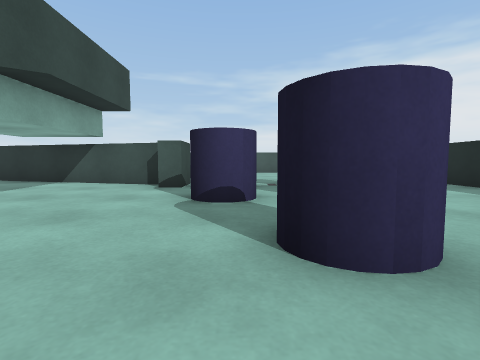
View 1 (above)

23 first-person views from a walk through a 3-D level made in the Unity game engine. The camera is 0.55 m above the floor, tilts 4° down and sees 85° across. The floor is counted in squares, 1 m on a side. Each view is taken from the middle of a square. On the plan, view 1 faces up. The plan holds only what a view shows up to about 9 squares ahead; the rest is blank. The place goes on beyond the plan. Surface patterns are stand-ins for the level's own textures.

View 2
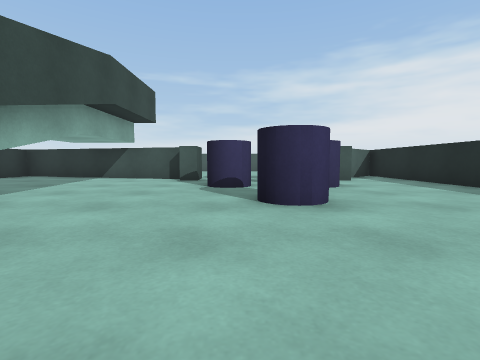

View 3
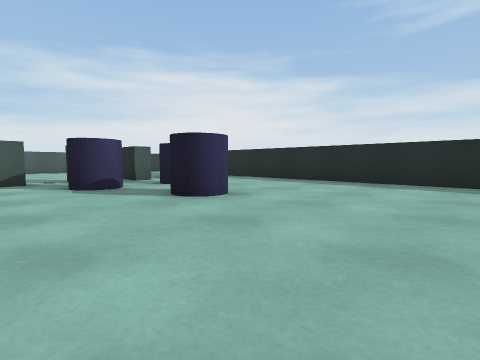

View 4
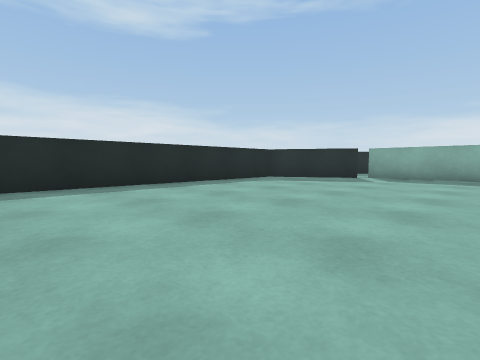

View 5
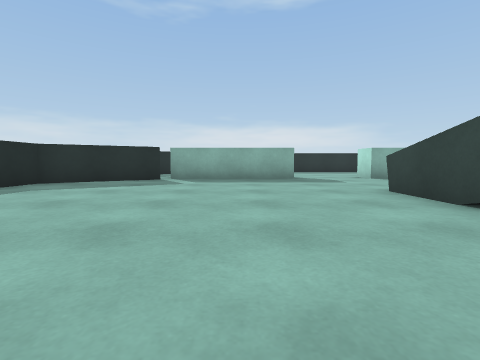

View 6
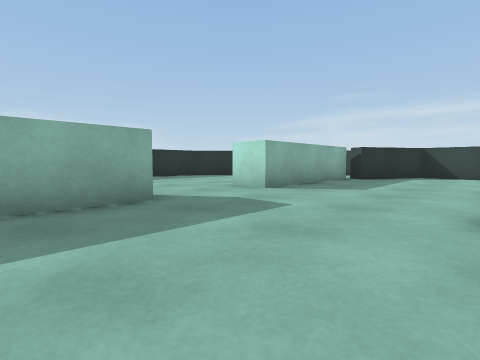

View 7
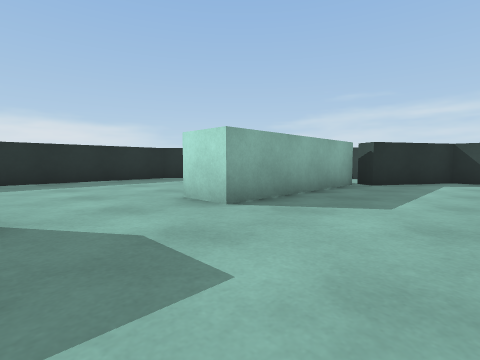

View 8
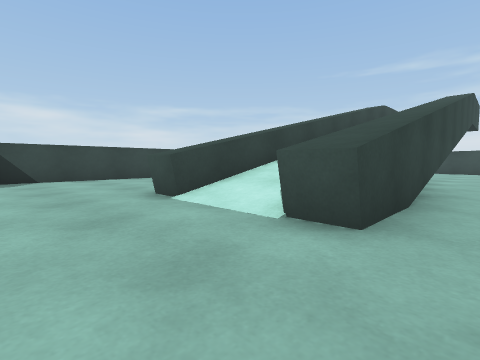

View 9
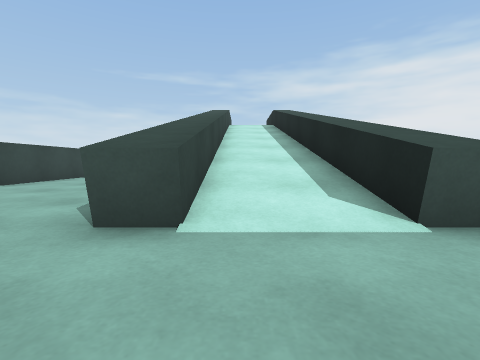

View 10
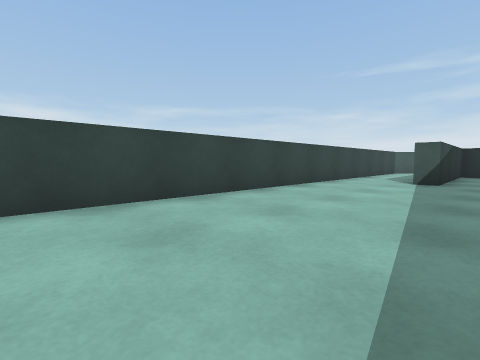

View 11
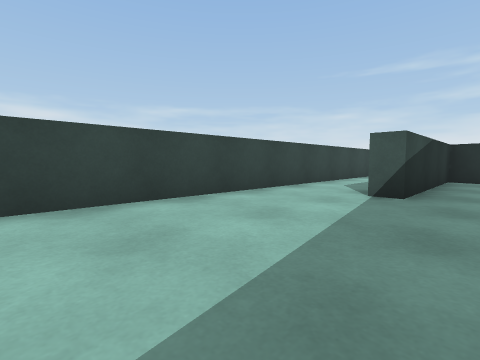

View 12
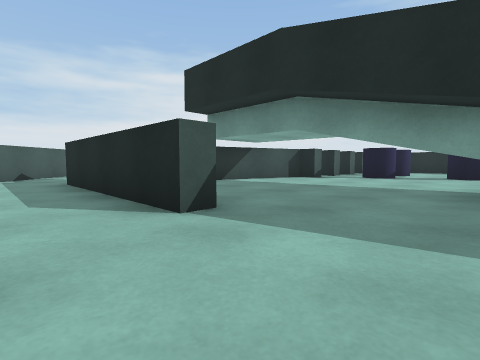

View 13
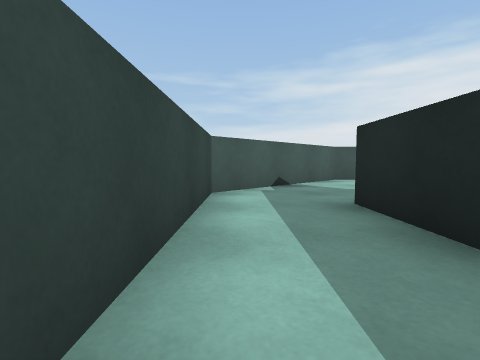

View 14
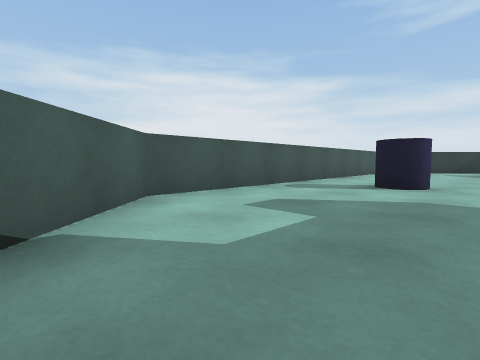

View 15
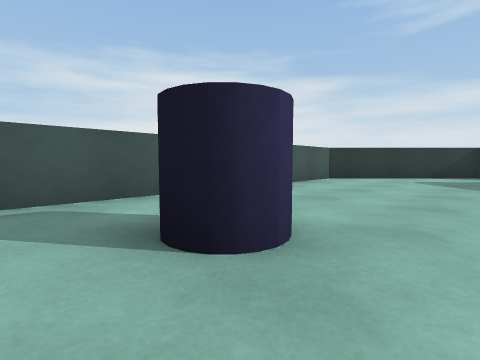

View 16
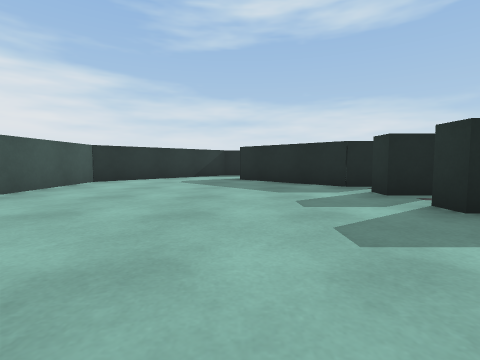

View 17
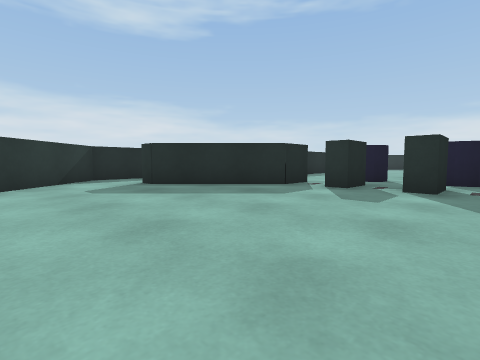

View 18
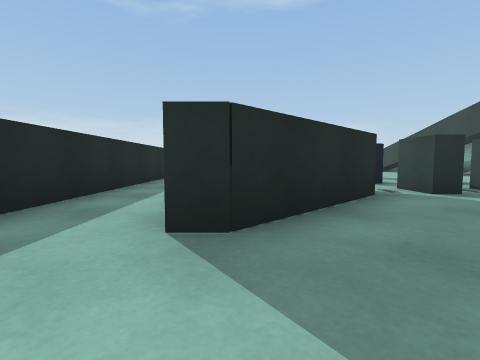

View 19
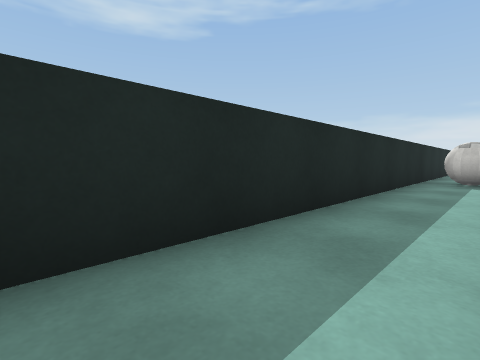

View 20
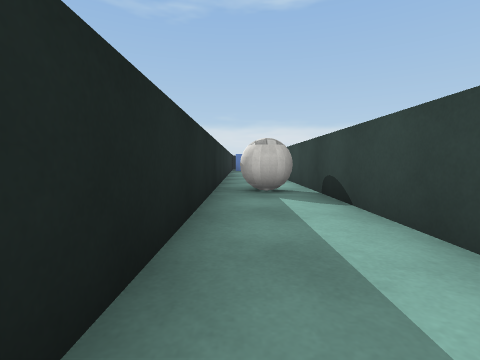

View 21
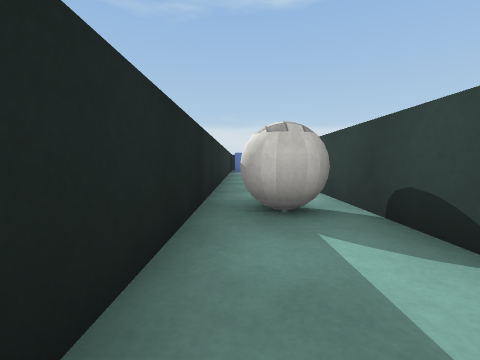

View 22
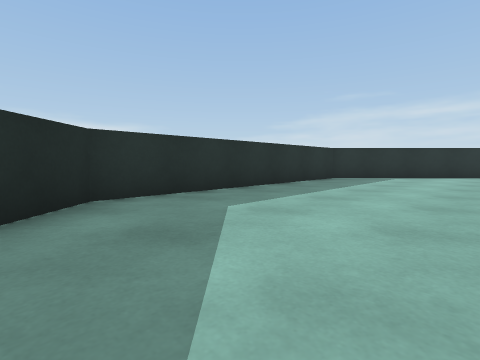

View 23
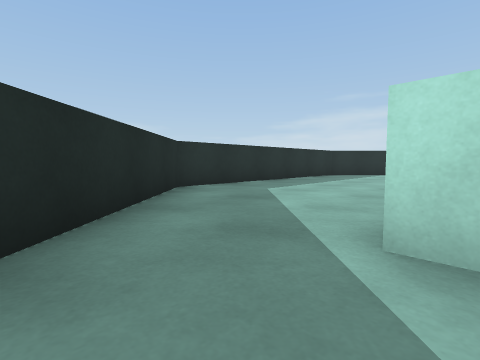

### Floor plan
Key: @ floor where view 1 was taken; # wall or solid block; . floor; / step, stairs or slope; = window, fence, low wall or low ledge; ^ raised ledge; B block; C cylinder; A ball.
Columns run from 11 left of view 1 to 8 right of it. Each row starts with its distance up from view 1.
 13    ##############
 12   ##............##
 11  ##.....CC.......##
 10 ##......C.........##
  9 #..................#
  8 #..####  ......##..#
  7 #..#..####....###..#
  6 #..#.....#BBB.B.#..#
  5 #..#............#..#
  4 #..#......CCCC..#..#
  3 #...............#..#
  2 #...../ ...CC...#..#
  1 #...../#....C...#..#
  0 #...../#...@....#..#
 -1 #....^/=^.......#AA#
 -2 #....#//#.......##.#
 -3 #....#//#.......##.#
 -4 #....#//#.......# .#
 -5 #....#//#.......# .#
 -6 #....^..^.......# .#
 -7 #...............# .#
 -8 ##.............##
 -9 ###...........##
-10 #..####...####..
-11     ............
-12  #.............#
-13  ##...........##
-14   ##.........##
-15    ###########

Where each view was taken, in squares from view 1:
view 1: 0 up, 0 right, facing up
view 2: 2 down, 0 right, facing up
view 3: 2 down, 2 left, facing up-right
view 4: 0 up, 1 left, facing down-right
view 5: 1 down, 0 right, facing down
view 6: 6 down, 0 right, facing down-left
view 7: 7 down, 2 left, facing down-left
view 8: 8 down, 2 left, facing up-left
view 9: 8 down, 5 left, facing up
view 10: 4 down, 7 left, facing up-left
view 11: 1 down, 7 left, facing up-left
view 12: 1 up, 10 left, facing up-right
view 13: 5 up, 10 left, facing up
view 14: 9 up, 9 left, facing up-right
view 15: 9 up, 4 left, facing up-right
view 16: 9 up, 3 left, facing right
view 17: 12 up, 1 left, facing down-right
view 18: 11 up, 5 right, facing down
view 19: 7 up, 6 right, facing down-right
view 20: 4 up, 7 right, facing down
view 21: 2 up, 7 right, facing down
view 22: 11 down, 2 right, facing down-left
view 23: 10 down, 4 right, facing down-left
